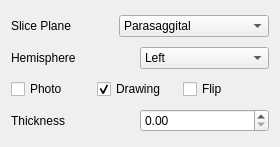
<?xml version="1.0" encoding="UTF-8"?>
<ui version="4.0">
 <class>Form</class>
 <widget class="QWidget" name="Form">
  <property name="geometry">
   <rect>
    <x>0</x>
    <y>0</y>
    <width>280</width>
    <height>147</height>
   </rect>
  </property>
  <property name="windowTitle">
   <string>Form</string>
  </property>
  <layout class="QGridLayout" name="gridLayout">
   <item row="0" column="0">
    <widget class="QLabel" name="label">
     <property name="text">
      <string>Slice Plane</string>
     </property>
    </widget>
   </item>
   <item row="0" column="1">
    <widget class="QComboBox" name="slicePlaneCombo">
     <item>
      <property name="text">
       <string>Parasaggital</string>
      </property>
     </item>
     <item>
      <property name="text">
       <string>Coronal (AVCN-DCN)</string>
      </property>
     </item>
     <item>
      <property name="text">
       <string>Coronal (PVCN-DCN)</string>
      </property>
     </item>
     <item>
      <property name="text">
       <string>Horizontal (VCN)</string>
      </property>
     </item>
    </widget>
   </item>
   <item row="1" column="0" colspan="2">
    <layout class="QHBoxLayout" name="horizontalLayout_3">
     <property name="spacing">
      <number>0</number>
     </property>
     <item>
      <widget class="QLabel" name="label_2">
       <property name="text">
        <string>Hemisphere</string>
       </property>
      </widget>
     </item>
     <item>
      <widget class="QComboBox" name="hemisphereCombo">
       <item>
        <property name="text">
         <string>Left</string>
        </property>
       </item>
       <item>
        <property name="text">
         <string>Right</string>
        </property>
       </item>
      </widget>
     </item>
    </layout>
   </item>
   <item row="2" column="0" colspan="2">
    <layout class="QHBoxLayout" name="horizontalLayout">
     <property name="spacing">
      <number>0</number>
     </property>
     <item>
      <widget class="QCheckBox" name="photoCheck">
       <property name="text">
        <string>Photo</string>
       </property>
      </widget>
     </item>
     <item>
      <widget class="QCheckBox" name="drawingCheck">
       <property name="text">
        <string>Drawing</string>
       </property>
       <property name="checked">
        <bool>true</bool>
       </property>
      </widget>
     </item>
     <item>
      <widget class="QCheckBox" name="flipCheck">
       <property name="text">
        <string>Flip</string>
       </property>
      </widget>
     </item>
    </layout>
   </item>
   <item row="3" column="0" colspan="2">
    <layout class="QHBoxLayout" name="horizontalLayout_2">
     <property name="spacing">
      <number>0</number>
     </property>
     <item>
      <widget class="QLabel" name="label_3">
       <property name="text">
        <string>Thickness</string>
       </property>
      </widget>
     </item>
     <item>
      <widget class="SpinBox" name="thicknessSpin"/>
     </item>
    </layout>
   </item>
  </layout>
 </widget>
 <customwidgets>
  <customwidget>
   <class>SpinBox</class>
   <extends>QDoubleSpinBox</extends>
   <header>acq4.pyqtgraph</header>
  </customwidget>
 </customwidgets>
 <resources/>
 <connections/>
</ui>
